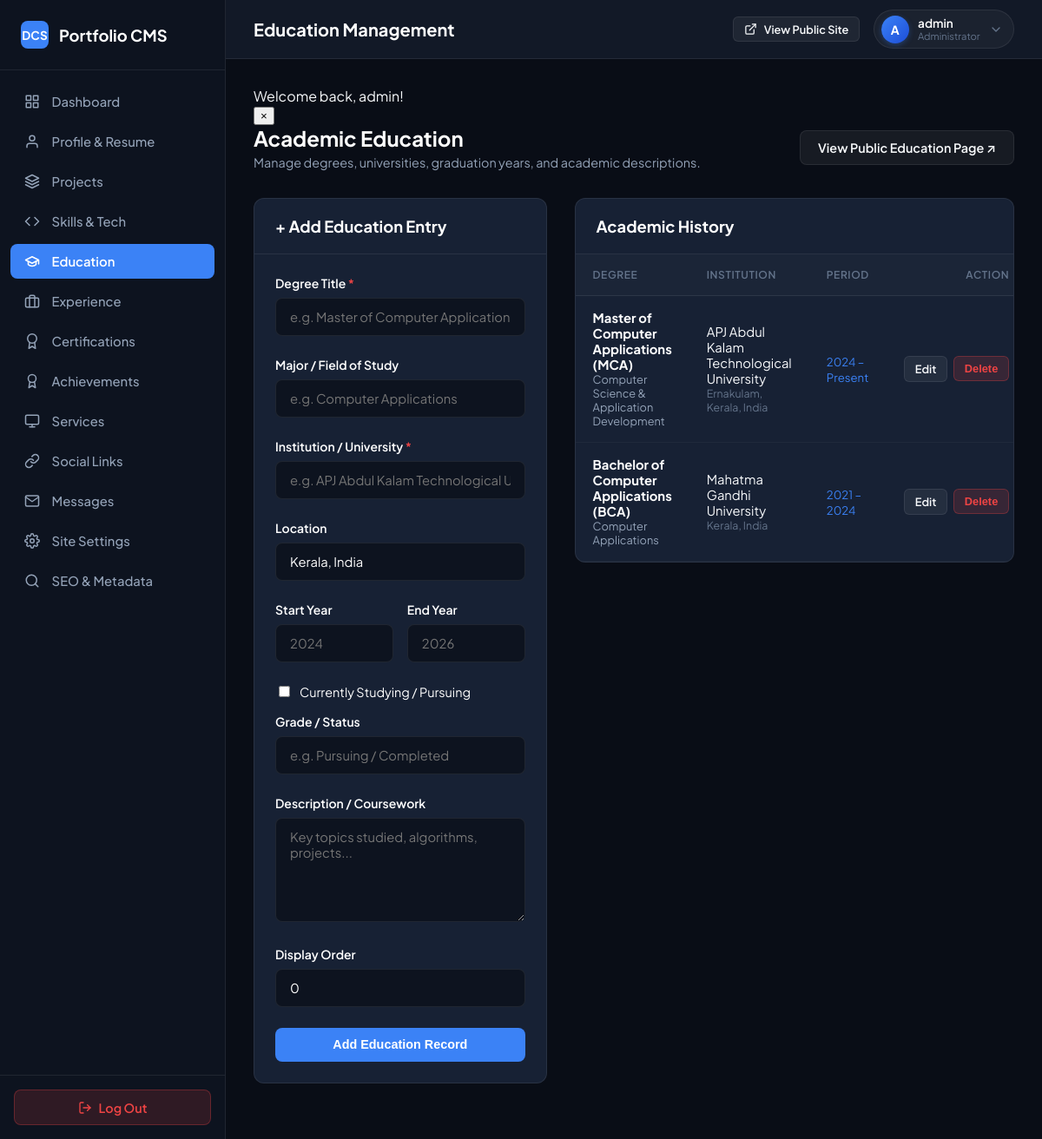
Screenshot of /admin/education.php (signed in) with the database file from the repository.
### tables this page shows
CREATE TABLE IF NOT EXISTS `education` (
    `id` INT UNSIGNED AUTO_INCREMENT PRIMARY KEY,
    `degree` VARCHAR(120) NOT NULL,
    `field_of_study` VARCHAR(150) NOT NULL,
    `institution` VARCHAR(200) NOT NULL,
    `location` VARCHAR(150) DEFAULT 'Kerala, India',
    `start_year` VARCHAR(20) NOT NULL,
    `end_year` VARCHAR(20) NOT NULL,
    `is_current` TINYINT(1) NOT NULL DEFAULT 0,
    `grade` VARCHAR(50) DEFAULT NULL,
    `description` TEXT DEFAULT NULL,
    `display_order` INT NOT NULL DEFAULT 0,
    `created_at` TIMESTAMP DEFAULT CURRENT_TIMESTAMP,
    INDEX `idx_education_order` (`display_order`)
);

### admin/education.php (the view, shortened to what this page needs)
<?php
require_once __DIR__ . '/includes/admin-header.php';
$db = get_db();
$editItem = null;
$educationList = $db->query("SELECT * FROM education ORDER BY display_order ASC, start_year DESC")->fetchAll();
?>
<?php include __DIR__ . '/includes/admin-sidebar.php'; ?>
<div class="admin-main-wrapper">
    <?php include __DIR__ . '/includes/admin-topbar.php'; ?>
    <main class="admin-content">
        <?= render_flashes() ?>
        <div style="display: flex; justify-content: space-between; align-items: center; margin-bottom: 2rem; flex-wrap: wrap; gap: 1rem;">
            <div>
                <h2 style="font-size: 1.5rem; color: #fff; margin: 0 0 0.25rem 0;">Academic Education</h2>
                <p style="color: var(--admin-text-muted); margin: 0; font-size: 0.9rem;">
                    Manage degrees, universities, graduation years, and academic descriptions.
                </p>
            </div>
            <a href="<?= url('education.php') ?>" target="_blank" class="admin-btn admin-btn-secondary">
                View Public Education Page ↗
            </a>
        </div>
        <div style="display: grid; grid-template-columns: 1fr 1.5fr; gap: 2rem; align-items: start;">
            <div class="admin-card">
                <div class="admin-card-header">
                    <h3 class="admin-card-title"><?= $editItem ? 'Edit Education Entry' : '+ Add Education Entry' ?></h3>
                </div>
                <div class="admin-card-body">
                    <form action="<?= url('admin/education.php') ?>" method="POST">
                        <div class="admin-form-group">
                            <label for="degree" class="admin-label">Degree Title <span style="color:#ef4444;">*</span></label>
                            <input type="text" name="degree" id="degree" class="admin-input" placeholder="e.g. Master of Computer Applications (MCA)" value="<?= e($editItem['degree'] ?? '') ?>" required>
                        </div>
                        <div class="admin-form-group">
                            <label for="field_of_study" class="admin-label">Major / Field of Study</label>
                            <input type="text" name="field_of_study" id="field_of_study" class="admin-input" placeholder="e.g. Computer Applications" value="<?= e($editItem['field_of_study'] ?? '') ?>">
                        </div>
                        <div class="admin-form-group">
                            <label for="institution" class="admin-label">Institution / University <span style="color:#ef4444;">*</span></label>
                            <input type="text" name="institution" id="institution" class="admin-input" placeholder="e.g. APJ Abdul Kalam Technological University" value="<?= e($editItem['institution'] ?? '') ?>" required>
                        </div>
                        <div class="admin-form-group">
                            <label for="location" class="admin-label">Location</label>
                            <input type="text" name="location" id="location" class="admin-input" value="<?= e($editItem['location'] ?? 'Kerala, India') ?>">
                        </div>
                        <div style="display: grid; grid-template-columns: 1fr 1fr; gap: 1rem;">
                            <div class="admin-form-group">
                                <label for="start_year" class="admin-label">Start Year</label>
                                <input type="text" name="start_year" id="start_year" class="admin-input" placeholder="2024" value="<?= e($editItem['start_year'] ?? '') ?>" required>
                            </div>
                            <div class="admin-form-group">
                                <label for="end_year" class="admin-label">End Year</label>
                                <input type="text" name="end_year" id="end_year" class="admin-input" placeholder="2026" value="<?= e($editItem['end_year'] ?? '') ?>">
                            </div>
                        </div>
                        <div style="margin-bottom: 1rem;">
                            <label style="display: flex; align-items: center; gap: 0.5rem; color: #fff; cursor: pointer; font-size: 0.9rem;">
                                <input type="checkbox" name="is_current" value="1" <?= (!empty($editItem['is_current'])) ? 'checked' : '' ?>>
                                <span>Currently Studying / Pursuing</span>
                            </label>
                        </div>
                        <div class="admin-form-group">
                            <label for="grade" class="admin-label">Grade / Status</label>
                            <input type="text" name="grade" id="grade" class="admin-input" placeholder="e.g. Pursuing / Completed" value="<?= e($editItem['grade'] ?? '') ?>">
                        </div>
                        <div class="admin-form-group">
                            <label for="description" class="admin-label">Description / Coursework</label>
                            <textarea name="description" id="description" class="admin-textarea" rows="3" placeholder="Key topics studied, algorithms, projects..."><?= e($editItem['description'] ?? '') ?></textarea>
                        </div>
                        <div class="admin-form-group">
                            <label for="display_order" class="admin-label">Display Order</label>
                            <input type="number" name="display_order" id="display_order" class="admin-input" value="<?= (int)($editItem['display_order'] ?? 0) ?>">
                        </div>
                        <button type="submit" class="admin-btn admin-btn-primary" style="width: 100%;">
                            <?= $editItem ? 'Save Changes' : 'Add Education Record' ?>
                        </button>
                    </form>
                </div>
            </div>
            <div class="admin-card">
                <div class="admin-card-header">
                    <h3 class="admin-card-title">Academic History</h3>
                </div>
                <div class="admin-card-body" style="padding: 0;">
                    <?php if (!empty($educationList)): ?>
                        <div class="table-responsive">
                            <table class="admin-table">
                                <thead>
                                    <tr>
                                        <th>Degree</th>
                                        <th>Institution</th>
                                        <th>Period</th>
                                        <th style="text-align: right;">Action</th>
                                    </tr>
                                </thead>
                                <tbody>
                                    <?php foreach ($educationList as $edu): ?>
                                        <tr>
                                            <td>
                                                <div style="font-weight: 700; color: #fff;"><?= e($edu['degree']) ?></div>
                                                <div style="font-size: 0.8rem; color: var(--admin-text-muted);"><?= e($edu['field_of_study']) ?></div>
                                            </td>
                                            <td>
                                                <div style="color: var(--admin-text-main);"><?= e($edu['institution']) ?></div>
                                                <div style="font-size: 0.775rem; color: var(--admin-text-dim);"><?= e($edu['location']) ?></div>
                                            </td>
                                            <td>
                                                <span style="font-size: 0.825rem; color: var(--admin-primary); font-family: var(--font-mono);">
                                                    <?= e($edu['start_year']) ?> – <?= $edu['is_current'] ? 'Present' : e($edu['end_year']) ?>
                                                </span>
                                            </td>
                                            <td style="text-align: right;">
                                                <div style="display: inline-flex; gap: 0.4rem;">
                                                    <a href="<?= url('admin/education.php?edit=' . $edu['id']) ?>" class="admin-btn admin-btn-secondary admin-btn-sm">Edit</a>
                                                    <form action="<?= url('admin/education.php') ?>" method="POST" style="display: inline;">
                                                        <button type="submit" class="admin-btn admin-btn-danger admin-btn-sm" data-confirm="Delete this education entry?">Delete</button>
                                                    </form>
                                                </div>
                                            </td>
                                        </tr>
                                    <?php endforeach; ?>
                                </tbody>
                            </table>
                        </div>
                    <?php else: ?>
                        <div style="padding: 2.5rem; text-align: center; color: var(--admin-text-muted);">
                            No education entries found.
                        </div>
                    <?php endif; ?>
                </div>
            </div>
        </div>
    </main>
<?php include __DIR__ . '/includes/admin-footer.php'; ?>

### assets/css/admin.css (style rules this page uses)
:root { --admin-bg: #090d16; --admin-sidebar-bg: #0d131f; --admin-surface: #121927; --admin-card: #172134; --admin-card-hover: #1d2a42; --admin-border: rgba(255, 255, 255, 0.08); --admin-border-subtle: rgba(255, 255, 255, 0.04); --admin-input-bg: #0d131f; --admin-text-main: #f8fafc; --admin-text-muted: #94a3b8; --admin-text-dim: #64748b; --admin-primary: #3b82f6; --admin-primary-hover: #2563eb; --admin-success: #10b981; --admin-warning: #f59e0b; --admin-danger: #ef4444; --admin-sidebar-width: 260px; }
*, *::before, *::after { box-sizing: border-box; }
body.admin-body { background-color: var(--admin-bg); color: var(--admin-text-main); font-family: 'Plus Jakarta Sans', -apple-system, BlinkMacSystemFont, 'Segoe UI', Roboto, sans-serif; margin: 0; display: flex; min-height: 100vh; width: 100%; overflow-x: hidden; position: relative; }
.admin-main-wrapper { margin-left: var(--admin-sidebar-width); flex: 1; display: flex; flex-direction: column; min-width: 0; width: 100%; overflow-x: hidden; }
.admin-content { padding: 2rem; flex: 1; }
.admin-card { background-color: var(--admin-card); border: 1px solid var(--admin-border); border-radius: 12px; margin-bottom: 2rem; overflow: hidden; }
.admin-card-header { padding: 1.25rem 1.5rem; border-bottom: 1px solid var(--admin-border); display: flex; align-items: center; justify-content: space-between; flex-wrap: wrap; gap: 1rem; }
.admin-card-title { margin: 0; font-size: 1.15rem; font-weight: 700; color: #fff; }
.admin-card-body { padding: 1.5rem; }
.table-responsive { width: 100%; overflow-x: auto; }
.admin-table { width: 100%; border-collapse: collapse; text-align: left; font-size: 0.925rem; }
.admin-table th { background-color: rgba(255, 255, 255, 0.02); color: var(--admin-text-dim); font-weight: 600; text-transform: uppercase; font-size: 0.75rem; letter-spacing: 0.05em; padding: 1rem 1.25rem; border-bottom: 1px solid var(--admin-border); }
.admin-table td { padding: 1rem 1.25rem; border-bottom: 1px solid var(--admin-border-subtle); color: var(--admin-text-main); vertical-align: middle; }
.admin-form-group { margin-bottom: 1.5rem; }
.admin-label { display: block; font-size: 0.875rem; font-weight: 600; color: #fff; margin-bottom: 0.5rem; }
.admin-input, .admin-select, .admin-textarea { width: 100%; background-color: var(--admin-input-bg); border: 1px solid var(--admin-border); border-radius: 8px; padding: 0.75rem 1rem; color: #fff; font-family: inherit; font-size: 0.925rem; transition: border-color 150ms ease; box-sizing: border-box; }
.admin-textarea { resize: vertical; min-height: 120px; }
.admin-btn { display: inline-flex; align-items: center; justify-content: center; gap: 0.5rem; padding: 0.65rem 1.25rem; border-radius: 8px; font-size: 0.9rem; font-weight: 600; cursor: pointer; text-decoration: none; border: 1px solid transparent; transition: all 150ms ease; }
.admin-btn-primary { background-color: var(--admin-primary); color: #fff; }
.admin-btn-secondary { background-color: rgba(255, 255, 255, 0.06); border-color: var(--admin-border); color: var(--admin-text-main); }
.admin-btn-danger { background-color: rgba(239, 68, 68, 0.15); border-color: rgba(239, 68, 68, 0.3); color: #ef4444; }
.admin-btn-sm { padding: 0.35rem 0.75rem; font-size: 0.8rem; border-radius: 6px; }

### rows the page displays
education: degree "Master of Computer Applications (MCA)", field_of_study "Computer Science & Application Development", institution "APJ Abdul Kalam Technological University", location "Ernakulam, Kerala, India", start_year "2024", is_current "Present"
education: degree "Bachelor of Computer Applications (BCA)", field_of_study "Computer Applications", institution "Mahatma Gandhi University", location "Kerala, India", start_year "2021", end_year "2024"

### other values shown
$adminPageTitle "Education Management"
$adminInitial "A"
$adminUsername "admin"
$msg "Welcome back, admin!"
